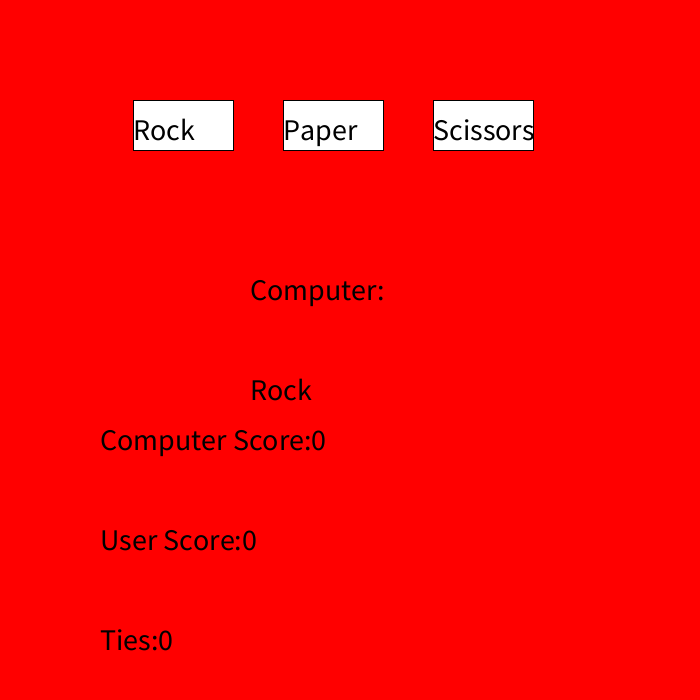
Frame 1 (no input)
Frame 60 (the mouse pressed at the canvas centre just before this capture): identical to frame 1, image omitted
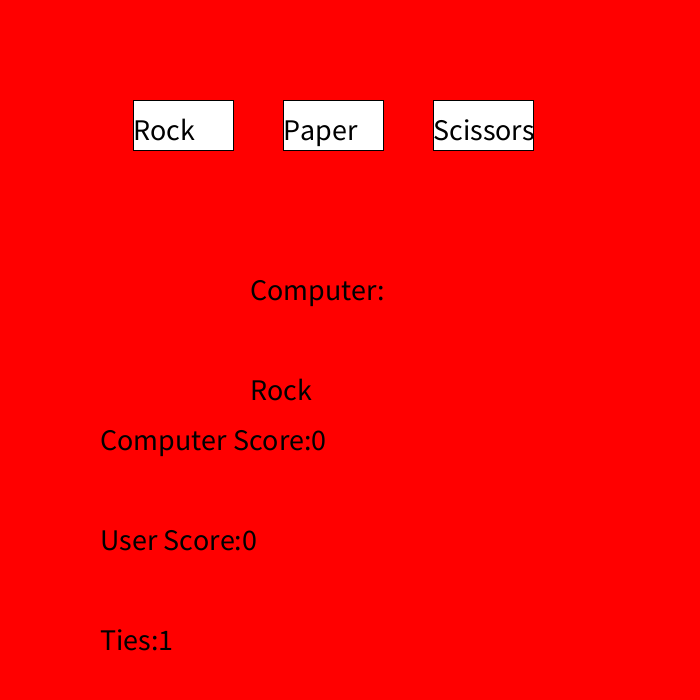
Frame 120 (the mouse held since frame 60 and released just before this capture)

The Processing sketch that drew these frames (run headless with seeded random() and noise(); from frame 60 on, the mouse is pressed at the canvas centre):

// Processing sketch: Rock_Paper_Scissors
// ── Rock_Paper_Scissors.pde
String userChoice = "Not chosen";
int randomInt;
int userScore = 0;
int computerScore = 0;
int ties = 0;

void setup() {
  size(700, 700);
  textSize(30);
}
void draw() {
  background(255,0,0);
  if (userChoice == "Rock") {
    fill(0, 0, 255);
  } else {
    fill(255);
  }
  rect(width / 3 - 100, 100, 100, 50);
  if (userChoice == "Paper") {
    fill(0, 255, 255);
  } else {
    fill(255);
  }
  rect(width / 3 + 50, 100, 100, 50);
  fill(255);
  if (userChoice == "Scissors") {
    fill(255, 100, 25);
  }
  rect(width / 3 + 200, 100, 100, 50);
  fill(0);
  text("Rock", width / 3 - 100, 140);
  text("Paper", width / 3 + 50, 140);
  text("Scissors", width / 3 + 200, 140);
   // computer
  text("Computer:", width / 2 - 100, 300);
  if (randomInt ==0) {
    text("Rock", width / 2 -100, 400);
  } else if (randomInt == 1) {
    text("Paper", width / 2 -100, 400);
  } else if (randomInt == 2) {
    text("Scissors", width / 2 -100, 400);
  }

  text("Computer Score:" + computerScore, 100, 450 );
  text("User Score:" + userScore, 100, 550);
  text("Ties:" + ties, 100, 650);
}

void mousePressed() {
  if (mouseX > width /3 - 100 &&
    mouseX < width / 3 &&
    mouseY > 100 && mouseY < 150) {
    userChoice = "Rock";
    randomInt = (int) random(3);
  } else if (
    mouseX > width / 3 + 50 &&
    mouseX < width / 3 + 150 &&
    mouseY > 100 && mouseY < 150
    ) {
    userChoice = "Paper";
    randomInt = (int) random(3);
  } else if (
    mouseX > width / 3 + 200 &&
    mouseX < width / 3 + 300 &&
    mouseY >  100 && mouseY < 150
    ) {
    userChoice = "Scissors";
    randomInt = (int) random(3);
  } else {
    userChoice = "Not Chosen";
  }

  
  
  
  println(userChoice);
  if ((userChoice == "Paper" && randomInt == 1) || 
  (userChoice == "Scissors" && randomInt == 2) ||
  (userChoice == "Rock" && randomInt == 0)) {
computerScore = computerScore + 1;
  } else if ((userChoice == "Paper" && randomInt == 2)
  || (userChoice == "Scissors" && randomInt == 0) || 
  (userChoice == "Rock" && randomInt == 1)) {
   userScore = userScore + 1;
  } else {
    ties = ties + 1;
  }
}
